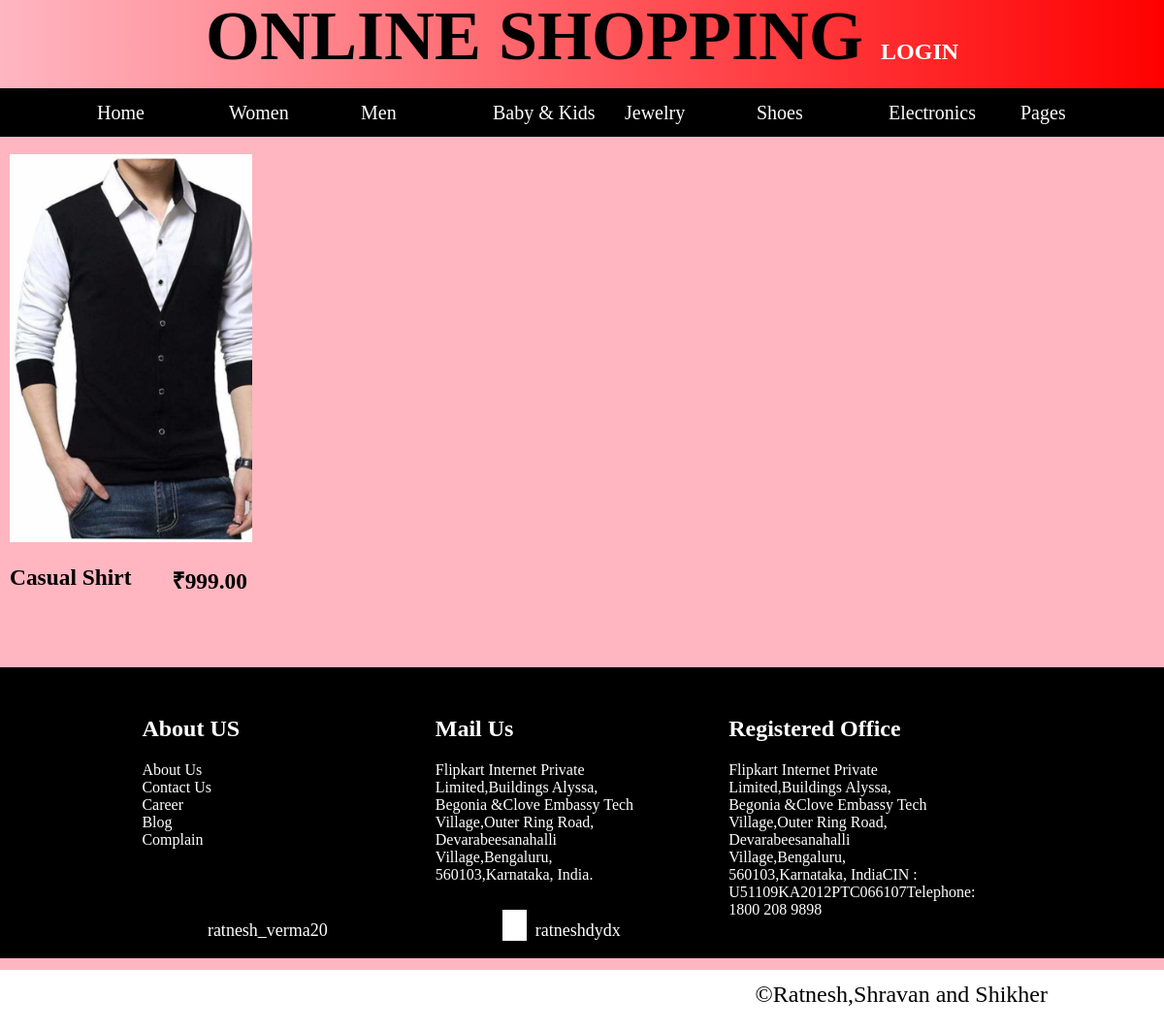
/online/shirts, run on the app's committed database.
### online/models.py (models this page shows, shortened)
class Product(models.Model):
    supercategory = models.ForeignKey(Supercategory, related_name='categories2', on_delete=models.CASCADE)
    super=models.SlugField(max_length=100, db_index=True)
    category = models.ForeignKey(Category, related_name='products', on_delete=models.CASCADE)
    name = models.CharField(max_length=100, db_index=True)
    slug = models.SlugField(max_length=100, db_index=True)
    description = models.TextField(blank=True)
    price = models.DecimalField(max_digits=10, decimal_places=2)
    available = models.BooleanField(default=True)
    stock = models.PositiveIntegerField()
    created_at = models.DateTimeField(auto_now_add=True)
    updated_at = models.DateTimeField(auto_now=True)
    image = models.FileField(upload_to='products/%Y/%m/%d', blank=True)
    discount = models.PositiveIntegerField(default=0,blank=True)
    class Meta:
        ordering = ('name', )
    def get_absolute_url(self):
        return reverse('online:product_detail', args=[self.id])

### online/views.py (the view)
# urls.py: url(r'^(?P<category_slug>[-\w]+)$', views.product_list, name='product_list_by_category'),
def product_list(request, category_slug=None):
    category = None
    categories = Category.objects.all()
    products = Product.objects.filter(available=True)
    if category_slug:
        category = get_object_or_404(Category, slug=category_slug)
        products = Product.objects.filter(category=category,available=True)
    context = {
        'category': category,
        'categories': categories,
        'products': products
    }
    return render(request, 'index.html', context)

### online/models.py (called while the page is built)
    def get_absolute_url(self):
        return reverse('online:product_list_by_category', args=[self.slug])

### online/templates/index.html (shortened to what this page needs)
<!DOCTYPE html>
<html lang="en">
<head>
    {% load static %}
	<link rel="stylesheet" type="text/css" href="{% static 'font\css\all.css' %}">
</head>
<body onload="slide()">
    <div id="main">
		<div id="header">
			<a href="#" onclick="display()" style="text-decoration: none;font-size: 2vw;color: white">Login</a>
		</div>
		<div id="nav-bar">
			<div class="menu">
			<ul>
				<li><a href="{% url 'online:product_list' %}">Home</a></li>
				<li><a href="">Women</a>
					</li>
				<li><a href="">Men</a>
					</li>
				<li><a href="">Baby & Kids</a>
					</li>
				<li><a href="">Jewelry</a>
					</li>
				<li><a href="">Shoes</a>
					 </li>
					<li><a href="">Electronics</a>
					</li>
				<li><a href="#">Pages</a>
					 </li>
			</ul>
		</div>
		</div>
		<br/>
		{% if category %}
		{% for product in products %}
		<a href="{{ product.get_absolute_url }}">
					<div class="content">
						<div class="cont" style="background: url('{{ product.image.url }}');background-size: cover;"></div>
							<div class="information">
								<h3 style="float: left;">{{ product.name }}</h3>
								<h3 style="float: right;margin-right: 5px;">&#8377;{{ product.price }}</h3></div>
							</div>
				</a>
                  {% endfor %}
		{% endif %}
	<div id="footer" style="color: white">
		<div id="allpart">
		<div class="part">
			<h2>About US</h2>
				<a href="" style="color: white;text-decoration: none;">About Us</a><br>
				<a href="" style="color: white;text-decoration: none;">Contact Us</a><br>
				<a href="" style="color: white;text-decoration: none;">Career</a><br>
				<a href="" style="color: white;text-decoration: none;">Blog</a><br>
				<a href="" style="color: white;text-decoration: none;">Complain</a><br>
		</div>
		<div class="part">
			<h2>Mail Us</h2>
			Flipkart Internet Private Limited,Buildings Alyssa, Begonia &Clove Embassy Tech Village,Outer Ring Road, Devarabeesanahalli Village,Bengaluru, 560103,Karnataka, India.</div>
		<div class="part">
			<h2>Registered Office</h2>
			Flipkart Internet Private Limited,Buildings Alyssa, Begonia &Clove Embassy Tech Village,Outer Ring Road, Devarabeesanahalli Village,Bengaluru, 560103,Karnataka, IndiaCIN : U51109KA2012PTC066107Telephone: 1800 208 9898
		</div>
	</div>
	<div style="margin-left: 15%;float: left;">
		<a href="https://www.instagram.com/ratnesh_verma20/"  style="text-decoration: none;color: white"><i class="fab fa-instagram fa-2x" style="color: red;"></i><span style="font-size: 1.5vw;line-height: 100%">&nbsp;&nbsp;ratnesh_verma20</span></a>
	</div>
	<div style="margin-left: 15%;float: left;">
		<a href="https://www.facebook.com/ratnesh.verma.359778"  style="text-decoration: none;color: white"><i class="fab fa-facebook-square fa-2x" style="color: blue;background-color: white"></i><span style="font-size: 1.5vw;line-height: 100%;">&nbsp;&nbsp;ratneshdydx</span></a>
	</div>
	<div style="margin-left: 15%;float: left;">
		<i class="fab fa-twitter fa-2x" style="color: lightblue;"></i>
	</div>
</div>
		<p style="float: right;margin-right: 10%;font-size: 2vw">&copy;Ratnesh,Shravan and Shikher</p>
</div>
</body>
</html>

### online/templates/index.html (style rules this page uses)
body { margin: 0px; align-items: center; align-content: center; box-sizing: border-box; }
#main { min-height: 1000px; width:100%; background-color:lightpink; //border:1px solid; }
#header { min-height:75px; width: 100%; //background-color: white; line-height: 75px; font-size: 6vw; font-weight: bold; text-align: center; text-transform: uppercase; //color: linear-gradient(to right,red,yellow); background-image: linear-gradient(to right, rgba(255,0,0,0), rgba(255,0,0,1)); }
#nav-bar { min-height:50px; width: 100%; background-color: black; //padding-left: 5%; }
ul { list-style-type: none; margin: 0px; margin-left: 5%; }
ul li { display: inline-block; height:100%; width: 12%; }
ul li a { text-decoration: none; margin: 0px; color: white; line-height: 50px; font-size: 20px; text-align: center; }
.cont { min-height: 400px; width: 250px; //background-color: red; //display: inline-block; //margin-left: 10px; transition: 0.1s; }
.information { height: 50px; width: 250px; margin-top: 0px; //margin-left: 10px; //background-color: green; color: black; font-size: 20px; }
.content { min-height: 500px; width: 250px; //background-color: red; display: inline-block; margin-left: 10px; transition: 0.5s; }
#footer { margin-top: 25px; min-height: 300px; width: 100%; background-color: black; }
#allpart { height: 250px; width: 90%; margin: 0px auto; //border: 1px solid white; }
.part { height: 200px; width: 20%; margin-left: 8%; margin-top: 30px; //border: 1px solid white; float: left; }

### data on the page
Product: image (picture), name "Casual Shirt", price "999.00"
